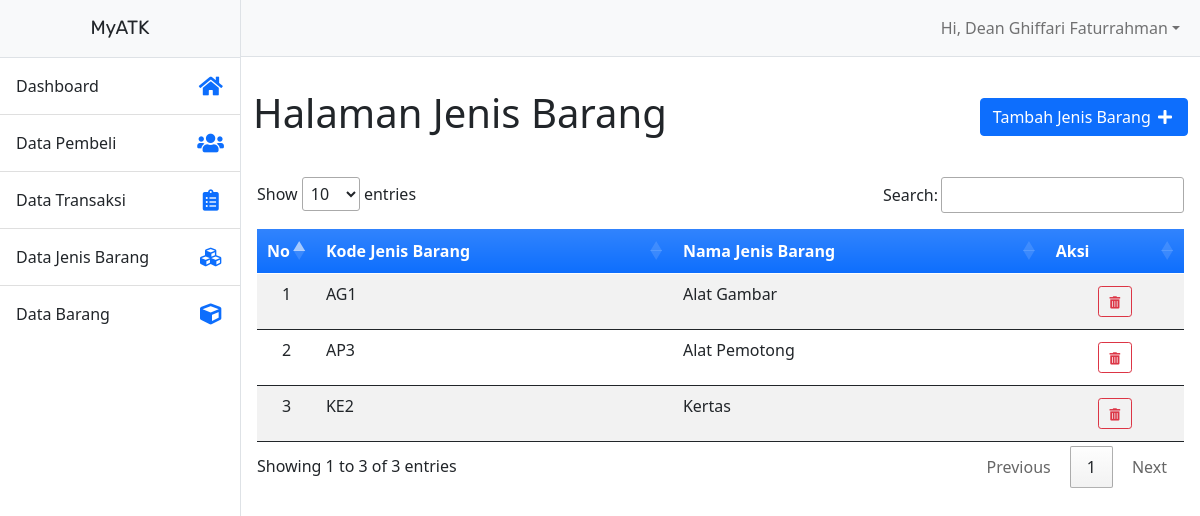
Page /admin/jenis_barang.php (signed in) on the committed database.
### tables this page shows
CREATE TABLE `jenis_barang` (
  `kode_jenis_barang` varchar(15) NOT NULL,
  `nama_jenis_barang` varchar(255) NOT NULL
);

### admin/jenis_barang.php (the view, shortened to what this page needs)
<?php include('template/header.php'); ?>
</head>
<body>
    <div class="d-flex" id="wrapper">
        <?php include('template/sidebar.php'); ?>
        <div id="page-content-wrapper">
            <?php include('template/top-bar.php'); ?>
            <div class="container px-3">
                <div class="row">
                    <div class="d-flex justify-content-between align-items-center my-4 p-2">
                        <h1 class="">Halaman Jenis Barang</h1>
                        <div class="">
                            <button type="button" class="btn btn-md btn-primary" data-bs-toggle="modal" data-bs-target="#barang-tambah">
                                Tambah Jenis Barang <i class="fas fa-plus fa-md fa-fw"></i>
                            </button>
                        </div>
                    </div>
                    <div class="col-sm-12 col-md-12 col-lg-12">
                        <div class="table-responsive">
                            <table id="table_id" class="table table-striped table-hover pt-3" style="border: 0px">
                                <thead>
                                    <tr class="bg-primary bg-gradient text-white align-middle">
                                        <th>No</th>
                                        <th>Kode Jenis Barang</th>
                                        <th>Nama Jenis Barang</th>
                                        <th>Aksi</th>
                                    </tr>
                                </thead>
                                <tbody>
                                    <?php
                                    $sql = "SELECT * FROM `jenis_barang`";
                                    $result = $db->query($sql);
                                    $rows = $result->fetch_all(MYSQLI_ASSOC);
                                    $no = 0;
                                    foreach ($rows as $rowsData) :
                                    ?>
                                        <tr>
                                            <td style="width: 2%" class="text-center"><?= ++$no ?></td>
                                            <td><?= $rowsData["kode_jenis_barang"]; ?></td>
                                            <td><?= $rowsData["nama_jenis_barang"]; ?></td>
                                            <td>
                                                <div class="d-flex flex-row justify-content-center">
                                                    <a href="jenis-barang-hapus.php?kode_jenis_barang=<?php echo $rowsData["kode_jenis_barang"]; ?>" onclick="return confirm('anda yakin ingin menghapus?')" class="btn btn-outline-danger btn-sm m-1"><i class="fas fa-trash-alt fa-sm fa-fw"></i></a>
                                                </div>
                                            </td>
                                        </tr>
                                    <?php endforeach; ?>
                                </tbody>
                            </table>
                        </div>
                    </div>
                </div>
            </div>
        </div>
    </div>
</body>
</html>

### rows in the picture
jenis_barang: kode_jenis_barang "AG1", nama_jenis_barang "Alat Gambar"
jenis_barang: kode_jenis_barang "AP3", nama_jenis_barang "Alat Pemotong"
jenis_barang: kode_jenis_barang "KE2", nama_jenis_barang "Kertas"

### other values in the picture
$_SESSION["Name"] "Dean Ghiffari Faturrahman"
